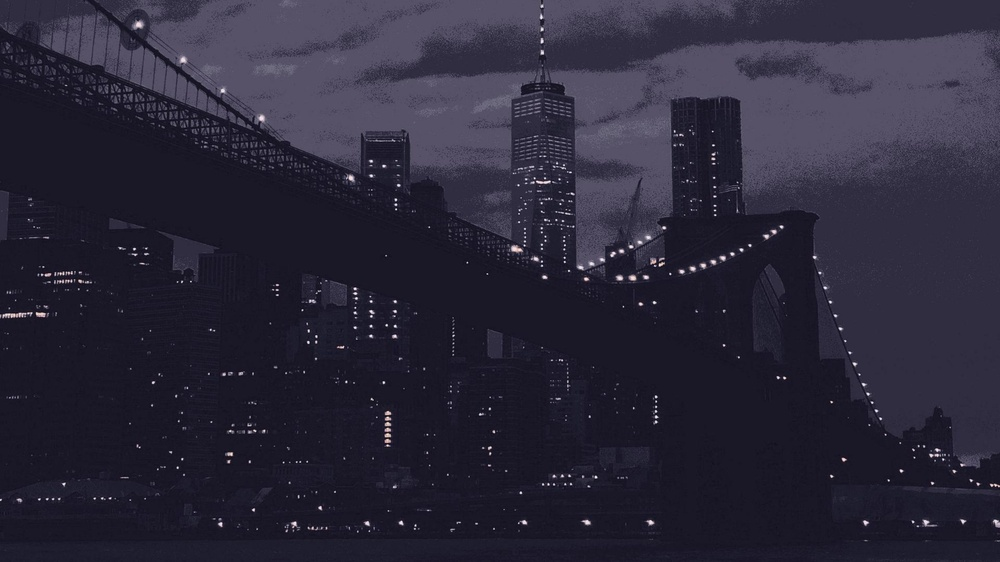
#> input picture wallpapers/catppuccin/bridge.jpg, 1000 x 562 px, shrunk from 1920 x 1080 before the run
$ python -i main.py   (imports and definitions only)
#> lines starting #> are read from the running program, lines starting #| are printed output that depends on the picture
#!/usr/bin/env -S uv run --script
# /// script
# requires-python = ">=3.9"
# dependencies = [
#     "Pillow",
# ]
# ///

import argparse
import sys
from pathlib import Path

try:
    from PIL import Image, ImageEnhance
except ImportError:
    sys.exit(
        "Missing dependency Pillow. Run with 'uv run recolor_palette.py' or 'pip install Pillow'."
    )


# Unique palette colors (duplicates like foreground/color7 collapsed into one)
PALETTE_HEX = [
    "#151515",  # background
    "#ebdbb2",  # foreground
    "#867970",  # color0 / color8 (black / gray)
    "#d7c5a7",  # color7 / color15 (white)
    "#d67b76",  # color1 / color9  (red)
    "#a3ae6d",  # color2 / color10 (green)
    "#cba364",  # color3 / color11 (yellow)
    "#82a9a0",  # color4 / color12 (blue)
    "#cb8e9e",  # color5 / color13 (magenta)
    "#8daf87",  # color6 / color14 (cyan)
]

INFO_TEXT = """\
recolor_palette.py — recolor any image to match a fixed color palette
(Gruvbox Dark, by default embedded in this script).

HOW IT WORKS
  The image is quantized down to the palette's colors using Pillow.
  Floyd-Steinberg dithering is applied by default, which preserves
  gradients and detail instead of producing flat color blobs.

RUNNING WITH uv (recommended, no manual install needed)
  uv run recolor_palette.py input.jpg output.png

RUNNING AS AN EXECUTABLE
  chmod +x recolor_palette.py
  ./recolor_palette.py input.jpg output.png

RUNNING WITH PLAIN PYTHON
  pip install Pillow
  python3 recolor_palette.py input.jpg output.png

EXAMPLES
  uv run recolor_palette.py photo.jpg out.png
  uv run recolor_palette.py photo.jpg out.png --no-dither
  uv run recolor_palette.py photo.jpg out.png --contrast 1.2 --brightness 1.1 --saturation 0.8

TIPS
  This palette is dark and muted, so boosting --contrast and slightly
  lowering --saturation before quantizing often gives better results,
  especially on bright/high-contrast photos.

CURRENT PALETTE ({count} colors)
{palette}
"""


def hex_to_rgb(h: str) -> tuple[int, int, int]:
    h = h.lstrip("#")
    return tuple(int(h[i : i + 2], 16) for i in (0, 2, 4))


def build_palette_image(colors_hex: list[str]) -> Image.Image:
    """Build a palette-mode ('P') Image from a list of hex colors,
    as required by Image.quantize(palette=...)."""
    rgb_colors = [hex_to_rgb(c) for c in colors_hex]

    pal_img = Image.new("P", (1, 1))
    # PIL palettes always hold 256 entries (768 bytes) — pad with the last color
    flat_palette = []
    for r, g, b in rgb_colors:
        flat_palette.extend([r, g, b])
    while len(flat_palette) < 256 * 3:
        flat_palette.extend(rgb_colors[-1])
    pal_img.putpalette(flat_palette[: 256 * 3])
    return pal_img


def recolor(
    input_path: Path,
    output_path: Path,
    dither: bool = True,
    contrast: float = 1.0,
    brightness: float = 1.0,
    saturation: float = 1.0,
) -> None:
#> called with output_path = 'out.png', dither = True, contrast = 1, brightness = 1, saturation = 1
    img = Image.open(input_path).convert("RGB")
#> img is the input picture: PIL image 1000x562 RGB; mean R, G, B 42.8, 40, 56.7

    if brightness != 1.0:
        img = ImageEnhance.Brightness(img).enhance(brightness)
    if contrast != 1.0:
        img = ImageEnhance.Contrast(img).enhance(contrast)
    if saturation != 1.0:
        img = ImageEnhance.Color(img).enhance(saturation)

    pal_img = build_palette_image(PALETTE_HEX)

    dither_mode = Image.FLOYDSTEINBERG if dither else Image.NONE
    quantized = img.quantize(palette=pal_img, dither=dither_mode)
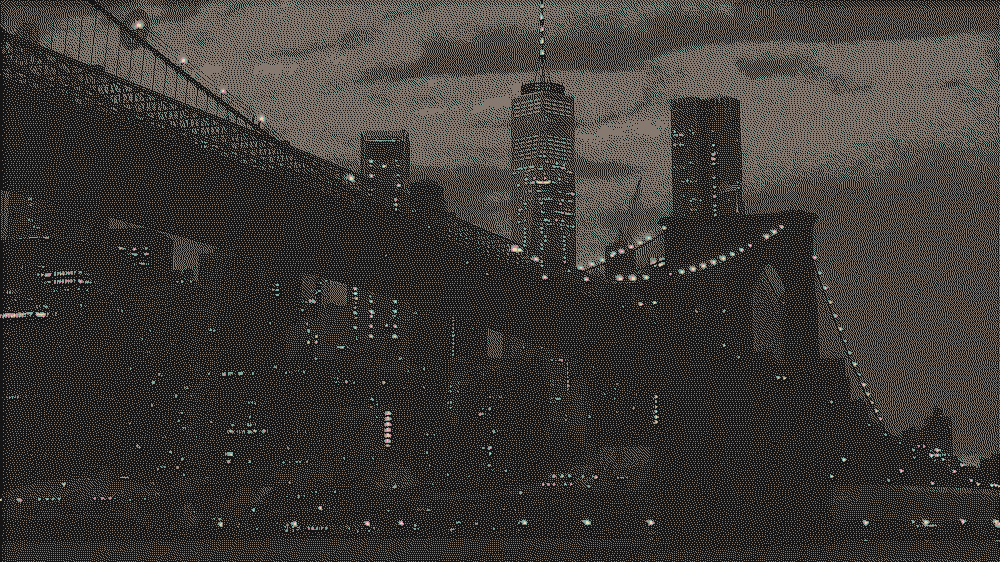
#> quantized: PIL image 1000x562 P; mean R, G, B 61, 57.3, 54.2

    result = quantized.convert("RGB")
    result.save(output_path)
    print(f"Done: {output_path}")


def print_info() -> None:
    palette_lines = "\n".join(f"  {c}" for c in PALETTE_HEX)
    print(INFO_TEXT.format(count=len(PALETTE_HEX), palette=palette_lines))


# [52 lines left out: function main, not called in this run]


# [2 lines not run here, left out]

>>> result = recolor('../../../../wallpapers/catppuccin/bridge.jpg', 'out.png')
